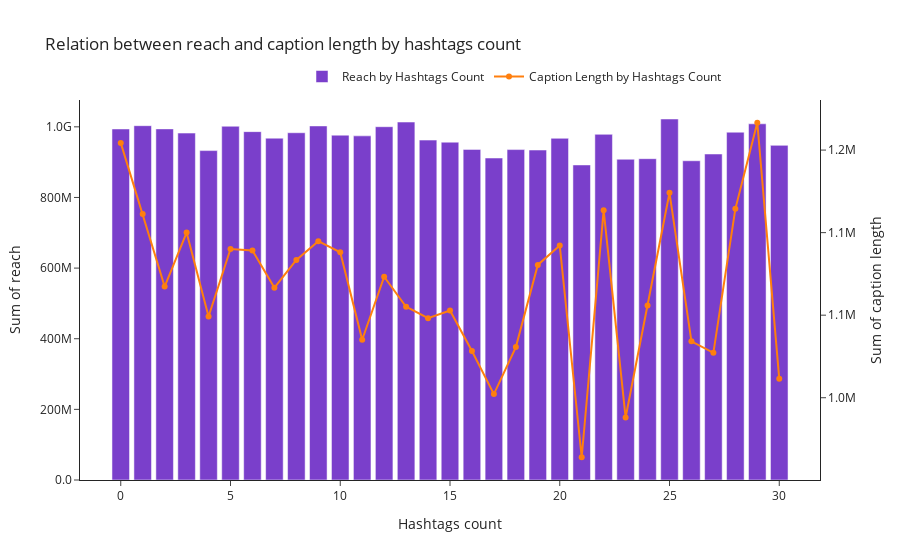

This figure's notebook cell:
### Code cell
fig = go.Figure()

fig.add_bar(
    x = reach_and_caption_len_by_hashs_df['hashtags_count'],
    y = reach_and_caption_len_by_hashs_df['reach'],
    marker_color="#7A3FCB",
    name = 'Reach by Hashtags Count'
)

fig.add_scatter(
    x = reach_and_caption_len_by_hashs_df['hashtags_count'],
    y = reach_and_caption_len_by_hashs_df['caption_length'],
    mode = "lines+markers",
    yaxis= 'y2',
    name = 'Caption Length by Hashtags Count'
)
fig.update_layout(
    title="Relation between reach and caption length by hashtags count",
    xaxis_title="Hashtags count",

    yaxis=dict(
        title="Sum of reach",
        tickformat=".2s"
    ),

    yaxis2=dict(
        title="Sum of caption length",
        overlaying="y",
        side="right",
        tickformat=".2s"
    ),
    template = 'simple_white', bargap = 0.2,
    
    legend = dict(
        orientation = 'h', y = 1.1, x = 0.3
    )
    
)

### Figure 1 — Plotly figure (JSON) as saved in the notebook; plotly's stock layout.template omitted (floating-point values rounded to 4 significant figures)
{"data": [{"marker": {"color": "#7A3FCB"}, "name": "Reach by Hashtags Count", "type": "bar", "x": [0, 1, 2, 3, 4, 5, 6, 7, 8, 9, 10, 11, 12, 13, 14, 15, 16, 17, 18, 19, 20, 21, 22, 23, 24, 25, 26, 27, 28, 29, 30], "y": [993906246, 1003256971, 994190851, 982261790, 932697707, 1001681034, 986373292, 967894552, 983275260, 1002561348, 976386931, 974434444, 1000340310, 1013536592, 962446940, 956551593, 936125578, 911657839, 935542498, 934348228, 967521595, 892104927, 978743074, 908198230, 909754972, 1022170543, 903968211, 923036522, 984802849, 1008578488, 947502082]}, {"mode": "lines+markers", "name": "Caption Length by Hashtags Count", "type": "scatter", "x": [0, 1, 2, 3, 4, 5, 6, 7, 8, 9, 10, 11, 12, 13, 14, 15, 16, 17, 18, 19, 20, 21, 22, 23, 24, 25, 26, 27, 28, 29, 30], "y": [1154364, 1111336, 1067346, 1100044, 1049215, 1090090, 1089141, 1066629, 1083499, 1094839, 1088107, 1035127, 1073273, 1055117, 1048149, 1052818, 1028312, 1002188, 1030680, 1080462, 1092171, 963947, 1113491, 988052, 1055831, 1124140, 1034193, 1027229, 1114407, 1166562, 1011465], "yaxis": "y2"}], "layout": {"bargap": 0.2, "legend": {"orientation": "h", "x": 0.3, "y": 1.1}, "title": {"text": "Relation between reach and caption length by hashtags count"}, "xaxis": {"title": {"text": "Hashtags count"}}, "yaxis": {"tickformat": ".2s", "title": {"text": "Sum of reach"}}, "yaxis2": {"overlaying": "y", "side": "right", "tickformat": ".2s", "title": {"text": "Sum of caption length"}}}}
